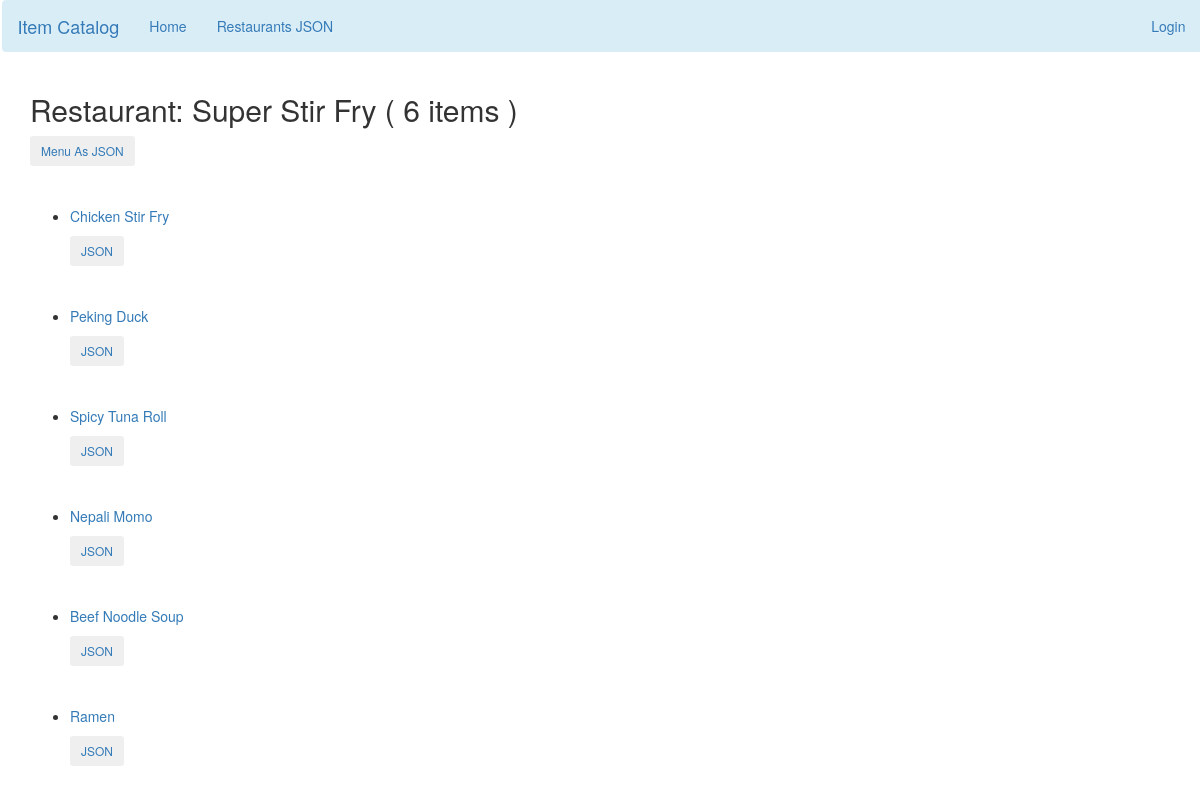
The app's page /restaurant/2/menu/ with its own data.
### database_setup.py (models this page shows, shortened)
class Restaurant(Base):
    __tablename__ = 'restaurant'
    id = Column(Integer, primary_key=True)
    name = Column(String(250), nullable=False)
    user_id = Column(Integer, ForeignKey('user.id'))
    user = relationship(User)

class MenuItem(Base):
    __tablename__ = 'menu_item'
    name = Column(String(80), nullable=False)
    id = Column(Integer, primary_key=True)
    description = Column(String(250))
    price = Column(String(8))
    course = Column(String(250))
    restaurant_id = Column(Integer, ForeignKey('restaurant.id'))
    restaurant = relationship(Restaurant)
    user_id = Column(Integer, ForeignKey('user.id'))
    user = relationship(User)

### project.py (the view)
@app.route(
    '/restaurant/<int:restaurant_id>/',
    methods=['GET', 'POST'])
@app.route(
    '/restaurant/<int:restaurant_id>/menu/',
    methods=['GET', 'POST'])
def showMenu(restaurant_id):
    restaurant = session.query(Restaurant).filter_by(
        id=restaurant_id).one()
    items = session.query(MenuItem).filter_by(
        restaurant_id=restaurant_id).all()
    quantity = len(items)
    return render_template(
        'menu.html',
        restaurant=restaurant, items=items, quantity=quantity)

### templates/menu.html (shortened to what this page needs)
{% extends "main.html" %}
{% block content %}
{% include "flash.html" %}
    <div class="row">
        <div class="col-md-6">
            <h2>Restaurant: {{restaurant.name}} ( {{ quantity }} items )</h2>
            <a href = "{{url_for('restaurantMenuJSON',restaurant_id = restaurant.id)}}">
                <button class="btn btn-secondary btn-sm">Menu As JSON
                </button>
            </a><br><br>
            {% if items !=[] %}
                <div><br>
                    <ul>
                        {% for item in items %}
                            <li>
                                <p><a href = "{{url_for('showMenuItem', restaurant_id = restaurant.id, menu_item_id=item.id)}}">{{item.name}}</a></p>
                                <a href = "{{url_for('menuItemJSON',restaurant_id = restaurant.id, menu_id=item.id)}}"><button class="btn btn-secondary btn-sm">JSON</button></a><br><br>
                                </li><br>
                        {% endfor %}
                    </ul>
                </div>
            {% endif %}
        </div>
    </div>
{% endblock %}

### records on screen
Restaurant: name "Super Stir Fry"
MenuItem: name "Chicken Stir Fry"
MenuItem: name "Peking Duck"
MenuItem: name "Spicy Tuna Roll"
MenuItem: name "Nepali Momo"
MenuItem: name "Beef Noodle Soup"
MenuItem: name "Ramen"

### other values on screen
{{ quantity }} "6"
